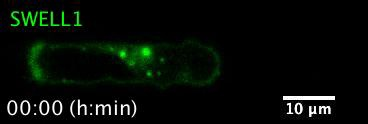
#> input picture movies/movie1/1.jpg, 368 x 124 px
$ jupyter execute Random_Walker.ipynb
#> lines starting #> are read from the running program, lines starting #| are printed output that depends on the picture; long printed decimals are rounded
[cell 1]
from skimage import io, img_as_float
import matplotlib.pyplot as plt
import numpy as np
from skimage.restoration import denoise_nl_means, estimate_sigma

[cell 2]
# Histogram
img = img_as_float(io.imread("movies/movie1/1.jpg"))
plt.hist(img.flat, bins=100, range=(0,1))
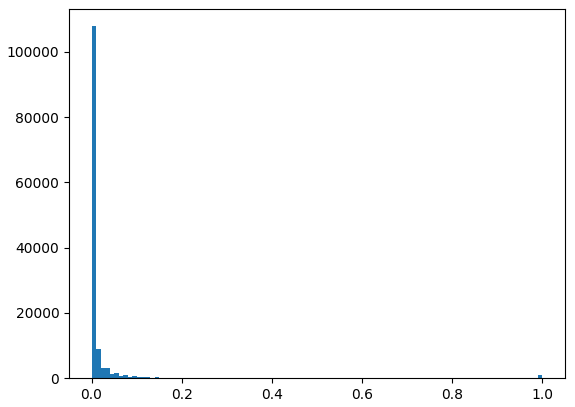
#> figure drawn by matplotlib, 1 panel; tallest bar 107850 high, from x = 8.67e-19 to 0.01

[cell 3]
cropped_img = img[30:90, :]
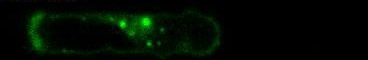
#> cropped_img: shape (60, 368, 3) float64; mean R, G, B 0.0055, 0.039, 0.0059
plt.imshow(cropped_img)

[cell 4]
# Denoise
sigma_est = np.mean(estimate_sigma(cropped_img, True, channel_axis=-1))
#> sigma_est = 0.00183
print(f'Estimated noise standard deviation = {sigma_est}')
#| Estimated noise standard deviation = 0.001832

[cell 5]
patch_kw = dict(patch_size=5, patch_distance=6)
denoised_img = denoise_nl_means(cropped_img, h=1.15*sigma_est, fast_mode=True, **patch_kw)

$ run again, with movies/movie1/10.jpg copied over movies/movie1/1.jpg
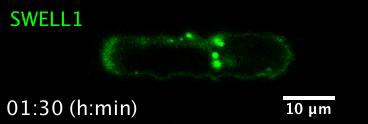
#> input picture movies/movie1/10.jpg, 368 x 124 px
#> `[cell 2] # Histogram img = img_as_float(io.imread("movies/movie1/1.jpg..`:
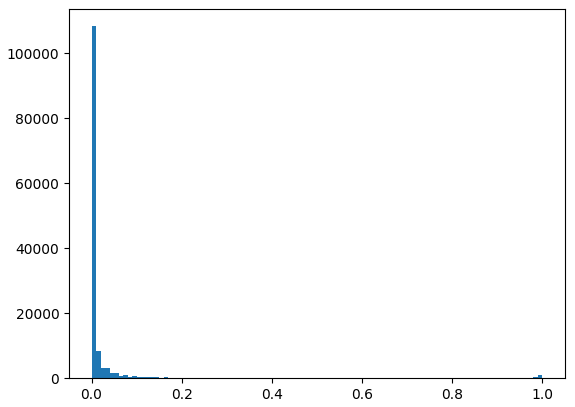
#> figure drawn by matplotlib, 1 panel; tallest bar 108260 high, from x = 8.67e-19 to 0.01
#> `cropped_img = img[30:90, :]`:
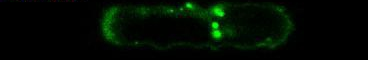
#> cropped_img: shape (60, 368, 3) float64; mean R, G, B 0.00615, 0.0438, 0.0065
#> sigma_est = 0.00176
#| Estimated noise standard deviation = 0.001761
